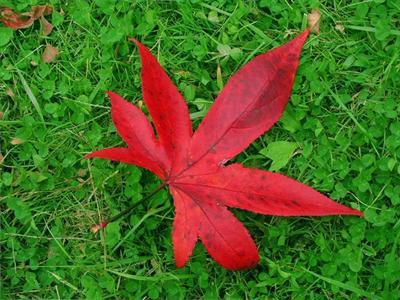
#> input picture hw1/part2/testdata/1.png, 400 x 300 px, found by its file name
$ python main.py
#> lines starting #> are read from the running program, lines starting #| are printed output that depends on the picture
### hw1/part2/JBF.py
import numpy as np
import cv2

class Joint_bilateral_filter(object):
    def __init__(self, sigma_s, sigma_r):
        self.sigma_r = sigma_r
        self.sigma_s = sigma_s
        self.wndw_size = 6*sigma_s+1
        self.pad_w = 3*sigma_s

    def joint_bilateral_filter(self, img, guidance):
        """
        Parameters
        ----------
        img : ndarray
            The image to be filtered.

        guidance : ndarray
            The guidance image used to compute range weights.
            It can be either:
              - grayscale: shape (H, W)
              - color:     shape (H, W, C)

        Returns
        -------
        output : ndarray
            The filtered result with the same shape as img.
        """
        BORDER_TYPE = cv2.BORDER_REFLECT
        padded_img = cv2.copyMakeBorder(img, self.pad_w, self.pad_w, self.pad_w, self.pad_w, BORDER_TYPE).astype(np.int32)
        padded_guidance = cv2.copyMakeBorder(guidance, self.pad_w, self.pad_w, self.pad_w, self.pad_w, BORDER_TYPE).astype(np.int32)

        H, W = img.shape[:2]

        # Precompute spatial Gaussian kernel
        ky = np.arange(self.wndw_size) - self.pad_w
        kx = np.arange(self.wndw_size) - self.pad_w
        ky_grid, kx_grid = np.meshgrid(ky, kx, indexing='ij')
        spatial_kernel = np.exp(-(ky_grid**2 + kx_grid**2) / (2 * self.sigma_s**2))

        # Normalize guidance to [0, 1] for range kernel
        padded_guidance_norm = padded_guidance / 255.0

        # Build sliding window views: (H, W, wndw, wndw) or (H, W, wndw, wndw, C)
        wndw = self.wndw_size
        if padded_guidance_norm.ndim == 2:
            g_windows = np.lib.stride_tricks.sliding_window_view(padded_guidance_norm, (wndw, wndw))
            # (H, W, wndw, wndw)
            center = padded_guidance_norm[self.pad_w:self.pad_w+H, self.pad_w:self.pad_w+W, np.newaxis, np.newaxis]
            diff = center - g_windows  # (H, W, wndw, wndw)
            range_kernel = np.exp(-diff**2 / (2 * self.sigma_r**2))
        else:
            C_g = padded_guidance_norm.shape[2]
            g_windows = np.lib.stride_tricks.sliding_window_view(padded_guidance_norm, (wndw, wndw, C_g))[:, :, 0]
            # (H, W, wndw, wndw, C_g)
            center = padded_guidance_norm[self.pad_w:self.pad_w+H, self.pad_w:self.pad_w+W, np.newaxis, np.newaxis, :]
            diff = center - g_windows  # (H, W, wndw, wndw, C_g)
            range_kernel = np.exp(-np.sum(diff**2, axis=-1) / (2 * self.sigma_r**2))
            # (H, W, wndw, wndw)

        # Combined weight: (H, W, wndw, wndw)
        weight = spatial_kernel * range_kernel
        weight_sum = np.sum(weight, axis=(-2, -1))  # (H, W)

        # Weighted sum over image windows
        if padded_img.ndim == 2:
            img_windows = np.lib.stride_tricks.sliding_window_view(padded_img, (wndw, wndw))
            # (H, W, wndw, wndw)
            output = np.sum(weight * img_windows, axis=(-2, -1)) / weight_sum
        else:
            C_i = img.shape[2]
            img_windows = np.lib.stride_tricks.sliding_window_view(padded_img, (wndw, wndw, C_i))[:, :, 0]
            # (H, W, wndw, wndw, C_i)
            output = np.sum(weight[:, :, :, :, np.newaxis] * img_windows, axis=(2, 3)) / weight_sum[:, :, np.newaxis]
            # (H, W, C_i)

        return np.clip(output, 0, 255).astype(np.uint8)

### hw1/part2/main.py
import numpy as np
import cv2
import argparse
import os
from JBF import Joint_bilateral_filter


def main():
    parser = argparse.ArgumentParser(
        description="main function of joint bilateral filter"
    )
    parser.add_argument(
        "--image_path", default="part2/testdata/1.png", help="path to input image"
    )
    parser.add_argument(
        "--setting_path",
        default="part2/testdata/2_setting.txt",
        help="path to setting file",
    )
    args = parser.parse_args()

    img = cv2.imread(args.image_path)
#> img is the input picture: shape (300, 400, 3); mean B, G, R 36.1, 102.2, 81.7
    img_rgb = cv2.cvtColor(img, cv2.COLOR_BGR2RGB)
    img_gray = cv2.cvtColor(img, cv2.COLOR_BGR2GRAY)
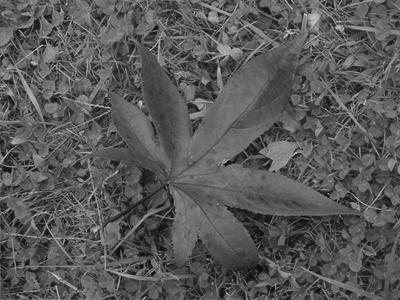
#> img_gray: shape (300, 400); min 4, max 211, mean 88.5

    # Parse setting file
    with open(args.setting_path, "r") as f:
#> (reads hw1/part2/testdata/2_setting.txt from the repository)
        lines = [line.strip() for line in f.readlines() if line.strip()]

    # Last line: sigma_s,<val>,sigma_r,<val>
    sigma_line = lines[-1].split(",")
    sigma_s = int(sigma_line[1])
    sigma_r = float(sigma_line[3])

    # Middle lines: R,G,B weights (skip header "R,G,B")
    weight_list = []
    for line in lines[1:-1]:
        r, g, b = map(float, line.split(","))
        weight_list.append((r, g, b))

    JBF = Joint_bilateral_filter(sigma_s, sigma_r)

    # Bilateral filter (RGB as guidance) as reference
    bf_out = JBF.joint_bilateral_filter(img_rgb, img_rgb).astype(np.int32)
#> in joint_bilateral_filter, `padded_img = cv2.copyMakeBorder(img, self.pad_w, self.pad_w, self.pad_..`:
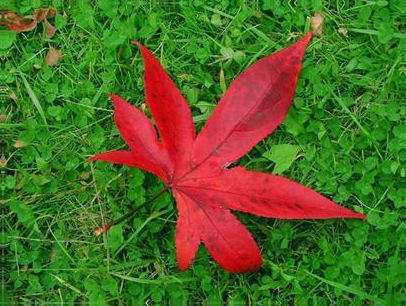
#> padded_img: shape (306, 406, 3) int32; mean R, G, B 80.6, 102.8, 36
#> in joint_bilateral_filter, `output = np.sum(weight[:, :, :, :, np.newaxis] * img_windows, axis=(2,..`:
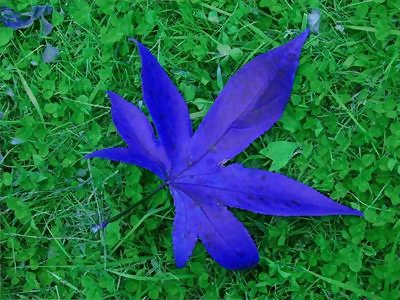
#> output: shape (300, 400, 3) float64; mean of channels 0, 1, 2 81.7, 102.2, 36; drawn as B, G, R

    jbf_out = JBF.joint_bilateral_filter(img_rgb, img_gray).astype(np.int32)
    error = np.sum(np.abs(jbf_out - bf_out))
#> error = 583341
    print(f"R={r}, G={g}, B={b} => cost: {error}")
#| R=1.0, G=0.0, B=0.0 => cost: 583341

    # For each grayscale weight, run JBF and compute error vs bf_out
    results = []
    for r, g, b in weight_list:
        gray_guidance = (
            r * img_rgb[:, :, 0] + g * img_rgb[:, :, 1] + b * img_rgb[:, :, 2]
        ).astype(np.uint8)
        jbf_out = JBF.joint_bilateral_filter(img_rgb, gray_guidance).astype(np.int32)
        error = np.sum(np.abs(jbf_out - bf_out))
        results.append((error, r, g, b))
        print(f"R={r}, G={g}, B={b} => cost: {error}")
#> this loop made 5 passes
#> error on passes 1 to 5: 674251, 654358, 607172, 622475, 582509
#| R=0.1, G=0.0, B=0.9 => cost: 674251
#| R=0.2, G=0.0, B=0.8 => cost: 654358
#| R=0.2, G=0.8, B=0.0 => cost: 607172
#| R=0.4, G=0.0, B=0.6 => cost: 622475
#| R=1.0, G=0.0, B=0.0 => cost: 582509
#> pass 1, in joint_bilateral_filter (call 3), `weight_sum = np.sum(weight, axis=(-2, -1))`:
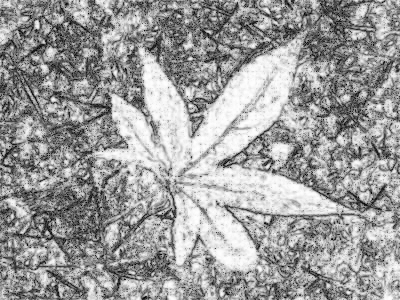
#> weight_sum: shape (300, 400) float64; min 1, max 6.26, mean 4.23; drawn with min black and max white
#> after the loop, results = [(674251, 0.1, 0, 0.9), (654358, 0.2, 0, 0.8), (607172, 0.2, 0.8, 0), (622475, 0.4, 0, 0.6), (582509, 1, 0, 0)]

    best = min(results)
#> best = (582509, 1, 0, 0)
    worst = max(results)
#> worst = (674251, 0.1, 0, 0.9)
    print(f"\nBest:  R={best[1]}, G={best[2]}, B={best[3]} => cost: {best[0]}")
#| Best:  R=1.0, G=0.0, B=0.0 => cost: 582509
    print(f"Worst: R={worst[1]}, G={worst[2]}, B={worst[3]} => cost: {worst[0]}")
#| Worst: R=0.1, G=0.0, B=0.9 => cost: 674251

    # Save best and worst output images
    for label, (error, r, g, b) in [("best", best), ("worst", worst)]:
        gray_guidance = (
            r * img_rgb[:, :, 0] + g * img_rgb[:, :, 1] + b * img_rgb[:, :, 2]
        ).astype(np.uint8)
        jbf_out = JBF.joint_bilateral_filter(img_rgb, gray_guidance)
        out_dir = os.path.dirname(args.image_path)
        cv2.imwrite(
            os.path.join(out_dir, f"{label}_jbf.png"),
            cv2.cvtColor(jbf_out, cv2.COLOR_RGB2BGR),
        )
        cv2.imwrite(os.path.join(out_dir, f"{label}_gray.png"), gray_guidance)
        print(f"Saved {label} result to {out_dir}/{label}_jbf.png and {label}_gray.png")
#> this loop made 2 passes
#> (label, error, r, g, b, BORDER_TYPE in joint_bilateral_filter, H in joint_bilateral_filter, W in joint_bilateral_filter) on passes 1 to 2: ('best', 582509, 1, 0, 0, 2, 300, 400), ('worst', 674251, 0.1, 0, 0.9, 2, 300, 400)
#| Saved best result to part2/testdata/best_jbf.png and best_gray.png
#| Saved worst result to part2/testdata/worst_jbf.png and worst_gray.png
#> pass 1, in main, `gray_guidance = ( r * img_rgb[:, :, 0] + g * img_rgb[:, :, 1] + b * im..`:
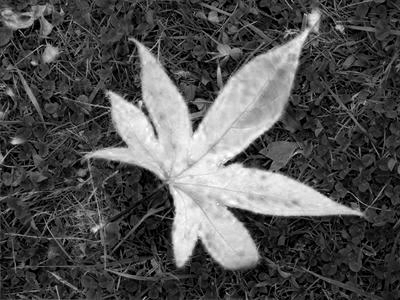
#> gray_guidance: shape (300, 400); min 0, max 255, mean 81.7
#> pass 1, in joint_bilateral_filter (call 8), `padded_guidance = cv2.copyMakeBorder(guidance, self.pad_w, self.pad_w,..`:
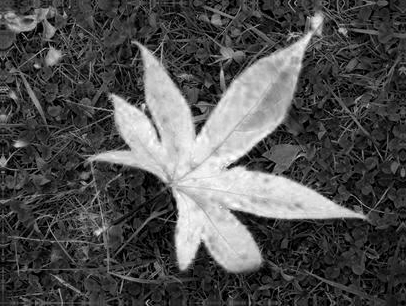
#> padded_guidance: shape (306, 406) int32; min 0, max 255, mean 80.6
#> pass 1, in joint_bilateral_filter (call 8), `weight_sum = np.sum(weight, axis=(-2, -1))`:
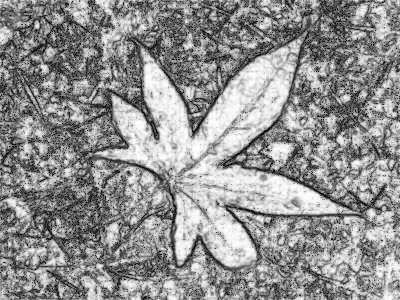
#> weight_sum: shape (300, 400) float64; min 1, max 6.27, mean 4; drawn with min black and max white


if __name__ == "__main__":
    main()
